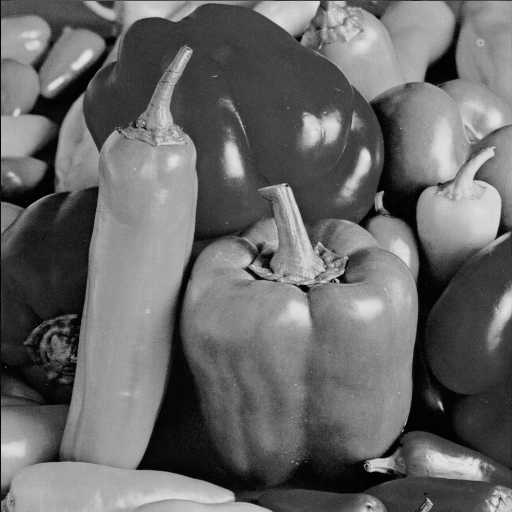
#> input picture peppers.pgm, 512 x 512 px, found by its file name; the run also reads 1 picture not shown here
$ jupyter execute --allow-errors lr3.ipynb
#> lines starting #> are read from the running program, lines starting #| are printed output that depends on the picture
Вариант 10

Искажения: Обрезка с заменой данными из исходного контейнера, повышение резкости, медианная фильтрация, jpeg-сжатие с потерями

Исследуемая система СВИ-16

[cell 1]
import cv2
import numpy as np
from PIL import Image
from math import floor, sqrt
import matplotlib.pyplot as plt
import os
import subprocess
from scipy.ndimage import convolve

[cell 2]
def crop_part_Cw(theta, Cw, C):
    N1 = Cw.shape[0]
    N2 = Cw.shape[1]
    n1 = floor(N1 * sqrt(theta))
    n2 = floor(N2 * sqrt(theta))

    tmp_Cw = np.zeros((n1, n2))
    tmp_Cw = Cw[0:n1+1, 0:n2+1]

    result = C.copy()
    result[0:n1+1, 0:n2+1] = tmp_Cw
    return result

[cell 3]
def medianFilt_img(Cw, win_size):
    return cv2.medianBlur(Cw, win_size)

[cell 4]
def sharpening(Cw, M):
    tmpCw = Cw.copy()
    kernel = (1/(M ** 2))*np.ones((M, M))
    return tmpCw + 5*(tmpCw - convolve(tmpCw, kernel, mode='nearest')) # cv2.filter2D(Cw, -1, kernel))

[cell 5]
def jpeg_img(Cw, qual):
    cv2.imwrite('C:\\Users\\Admin\\Desktop\\Lab3\\Cw{}.jpg'.format(qual), Cw, [int(cv2.IMWRITE_JPEG_QUALITY), qual])
    return cv2.cvtColor(cv2.imread('C:\\Users\\Admin\\Desktop\\Lab3\\Cw{}.jpg'.format(qual)),  cv2.COLOR_BGR2GRAY)

[cell 6]
def gen_wm():
    os.system('gen_corvi_sig -o corvi.sig')
    os.system('wm_corvi_e -s corvi.sig -o corvi_peppers.pgm peppers.pgm')

[cell 7]
def quality(list_img, list_key, num_task):
    q = []
    for j in range(len(list_img)):
        name = 'Cw_' + str(num_task) + '_' + str(list_key[j]) + '.pgm'
        os.system('wm_corvi_d -s corvi.sig -i peppers.pgm -o corvi.wm {}'.format(name))
        batcmd="cmp_corvi_sig -C -s corvi.sig corvi.wm"
        result = []
        result = (list(subprocess.check_output(batcmd, shell=True).decode('utf-8'))[:len(result)-2])
        result = float(''.join(result))
        q.append((result))
    return q

[cell 8]
gen_wm()

[cell 9]
C = cv2.cvtColor(cv2.imread('C:\\Users\\Admin\\Desktop\\Lab3\\peppers.pgm'), cv2.COLOR_BGR2GRAY)
#> C: shape (512, 512); min 0, max 229, mean 104.2
Cw = cv2.cvtColor(cv2.imread('C:\\Users\\Admin\\Desktop\\Lab3\\corvi_peppers.pgm'), cv2.COLOR_BGR2GRAY)
#> Cw: shape (512, 512); min 0, max 249, mean 104.1

[cell 10]
plt.figure(figsize = (12, 12))
plt.subplot(2,2,1)
plt.title('Изображение со встроенным ЦВЗ')
plt.imshow(Cw, 'gray')
plt.subplot(2,2,2)
plt.title('Исходное изображение')
plt.imshow(C, 'gray')
plt.show()
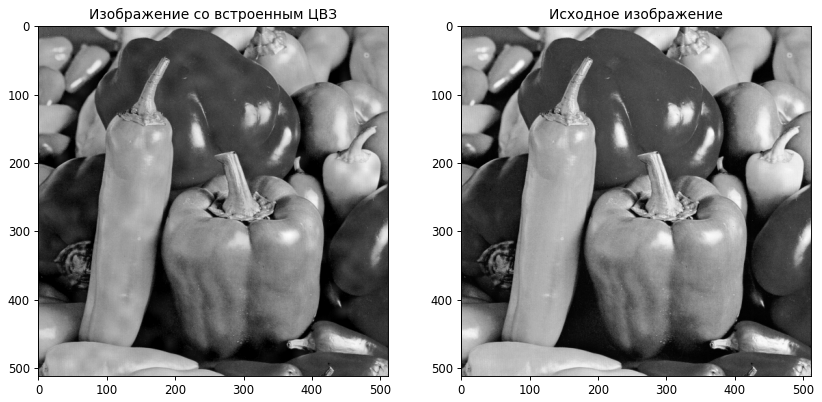
#> figure drawn by matplotlib, 2 panels

4. Обрезка с заменой данными из исходного контейнера

[cell 11]
theta = [0.2, 0.3, 0.4, 0.5, 0.6, 0.7, 0.8, 0.9]
task4 = []

cnt = 0

for j in theta:
    task4.append(crop_part_Cw(j, Cw, C))
    cv2.imwrite('Cw_4_{}.pgm'.format(j), task4[cnt])
    cnt += 1
#> this loop made 8 passes
#> pass 1, in crop_part_Cw, `tmp_Cw = Cw[0:n1+1, 0:n2+1]`:
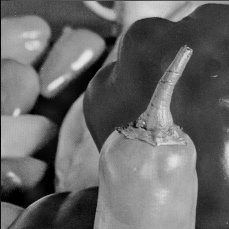
#> tmp_Cw: shape (229, 229); min 0, max 232, mean 102.1
#> pass 2, in crop_part_Cw (call 2), `tmp_Cw = Cw[0:n1+1, 0:n2+1]`:
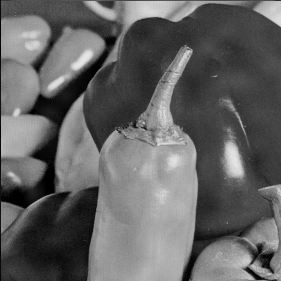
#> tmp_Cw: shape (281, 281); min 0, max 232, mean 99
#> after the loop, cnt = 8; task4 = 8 items

#> (a cell that did not finish here is left out)

#> the loop in quality, `for j in range(len(list_img)):` made 1 pass
#> (name, batcmd) on pass 1: ('Cw_4_0.2.pgm', 'cmp_corvi_sig -C -s corvi.sig corvi.wm')
#> after the loop in quality, `for j in range(len(list_img)):`: q = []

plt.plot(theta, arr4)
plt.show

[cell 13]
plt.figure(figsize=(12,12))
plt.subplot(2,2,1)
plt.title('Изображение с WM & искажением [4] (нижняя граница)')
plt.imshow(task4[0], 'gray')
plt.subplot(2,2,2)
plt.title('Изображение с WM & искажением [4] (верхняя граница)')
plt.imshow(task4[len(task4)-1], 'gray')
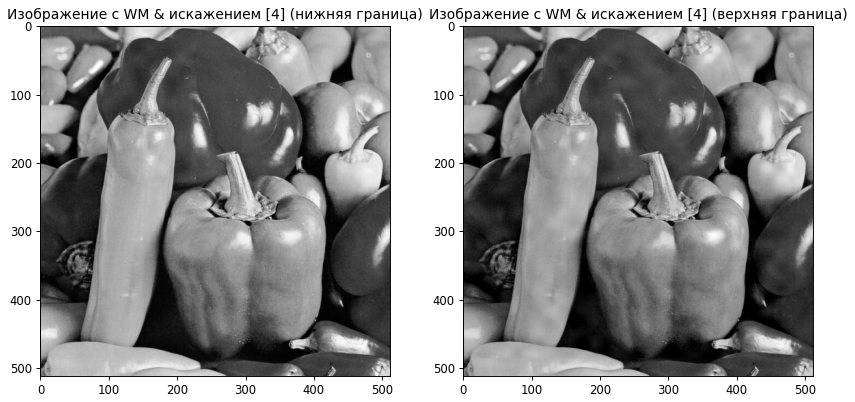
#> figure drawn by matplotlib, 2 panels

7. Повышение резкости

[cell 14]
delta = 2
iter = list(range(3, 16, delta))

task7 = []
cnt = 0

for j in iter:
    task7.append(sharpening(Cw, j))
    cv2.imwrite('Cw_7_{}.pgm'.format(j), task7[cnt])
    cnt += 1
#> this loop made 7 passes
#> pass 1, `cv2.imwrite('Cw_7_{}.pgm'.format(j), task7[cnt])`:
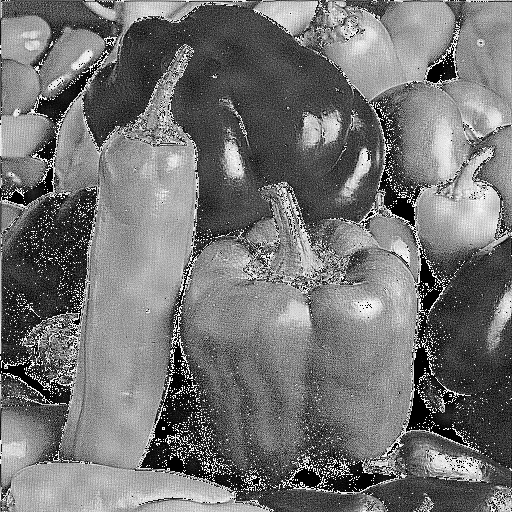
#> saved as Cw_7_3.pgm: shape (512, 512); min 0, max 255, mean 115.2
#> pass 2, `cv2.imwrite('Cw_7_{}.pgm'.format(j), task7[cnt])`:
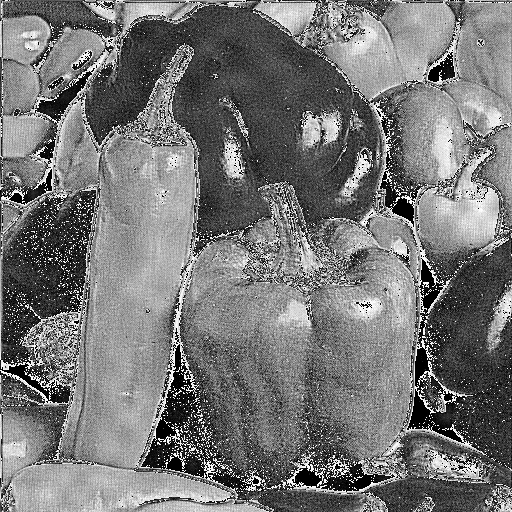
#> saved as Cw_7_5.pgm: shape (512, 512); min 0, max 255, mean 117.7
#> after the loop, cnt = 7; task7 = 7 items

#> (a cell that did not finish here is left out)

#> the loop in quality, `for j in range(len(list_img)):` made 1 pass
#> (name, batcmd) on pass 1: ('Cw_7_3.pgm', 'cmp_corvi_sig -C -s corvi.sig corvi.wm')

plt.plot(iter, arr7)
plt.show

[cell 16]
task7[1]

[cell 17]
plt.figure(figsize=(12,12))
plt.subplot(2,2,1)
plt.title('Изображение с WM & искажением [7] (нижняя граница)')
plt.imshow((task7[0]), 'gray')
plt.subplot(2,2,2)
plt.title('Изображение с WM & искажением [7] (верхняя граница)')
plt.imshow(task7[len(task7)-1], 'gray')
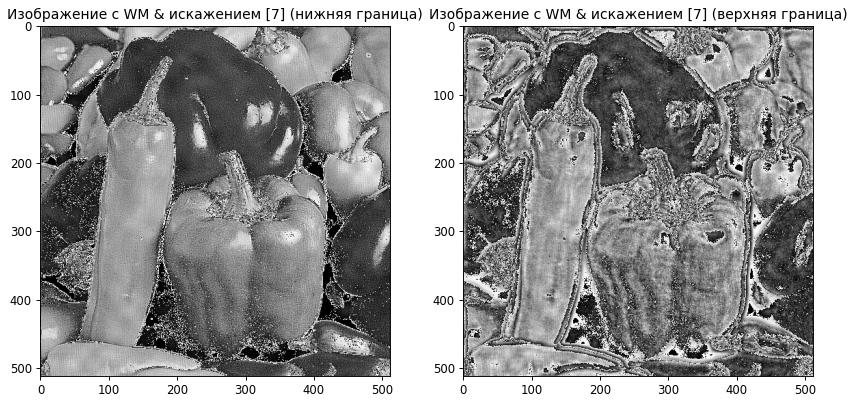
#> figure drawn by matplotlib, 2 panels

[cell 18]
cv2.imwrite('test8.jpg', task7[6])
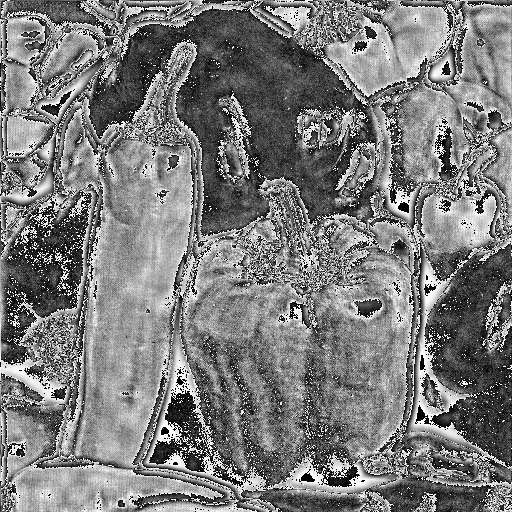
#> saved as test8.jpg: shape (512, 512); min 0, max 255, mean 123.1
#> Out = True

8. Медианная фильтрация

[cell 19]
delta = 2
iter = list(range(3, 16, delta))
task8 = []

cnt = 0
for j in iter:
    task8.append(medianFilt_img(Cw, j))
    cv2.imwrite('Cw_8_{}.pgm'.format(j), task8[cnt])
    cnt += 1
#> after the loop, cnt = 7; task8 = 7 items

#> (a cell that did not finish here is left out)

#> the loop in quality, `for j in range(len(list_img)):` made 1 pass

plt.plot(iter, arr8)
plt.show

[cell 21]
plt.figure(figsize=(12,12))
plt.subplot(2,2,1)
plt.title('Изображение с WM & искажением [8] (нижняя граница)')
plt.imshow(task8[0], 'gray')
plt.subplot(2,2,2)
plt.title('Изображение с WM & искажением [8] (верхняя граница)')
plt.imshow(task8[len(task8)-1], 'gray')
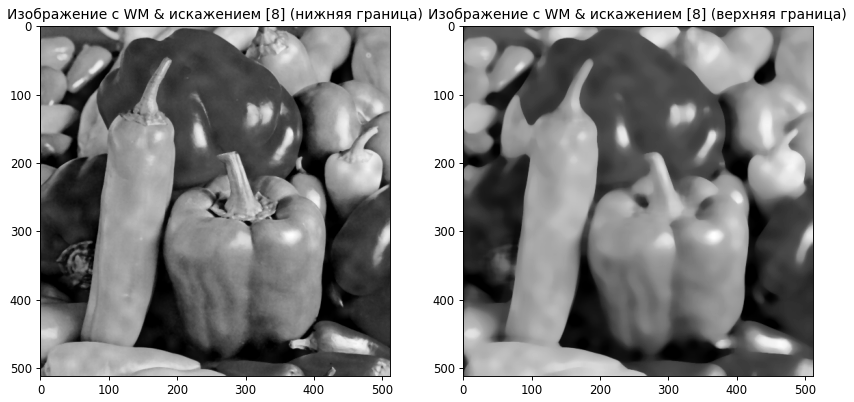
#> figure drawn by matplotlib, 2 panels

9. JPEG-сжатие с потерями

[cell 22]
iter = list(range(30,91,10))
task9 = []

for j in iter:
    im = jpeg_img(Cw, j)
    task9.append(im)
    cv2.imwrite('Cw_9_{}.pgm'.format(j), im)

#> (a cell that did not finish here is left out)

#> the loop in quality, `for j in range(len(list_img)):` made 1 pass
#> (name, batcmd) on pass 1: ('Cw_9_30.pgm', 'cmp_corvi_sig -C -s corvi.sig corvi.wm')

plt.plot(iter, arr9)
plt.show

[cell 24]
plt.figure(figsize=(12,12))
plt.subplot(2,2,1)
plt.title('Изображение с WM & искажением [9] (нижняя граница)')
plt.imshow(task9[0],'gray')
plt.subplot(2,2,2)
plt.title('Изображение с WM & искажением [9] (верхняя граница)')
plt.imshow(task9[len(task9)-1],'gray')
